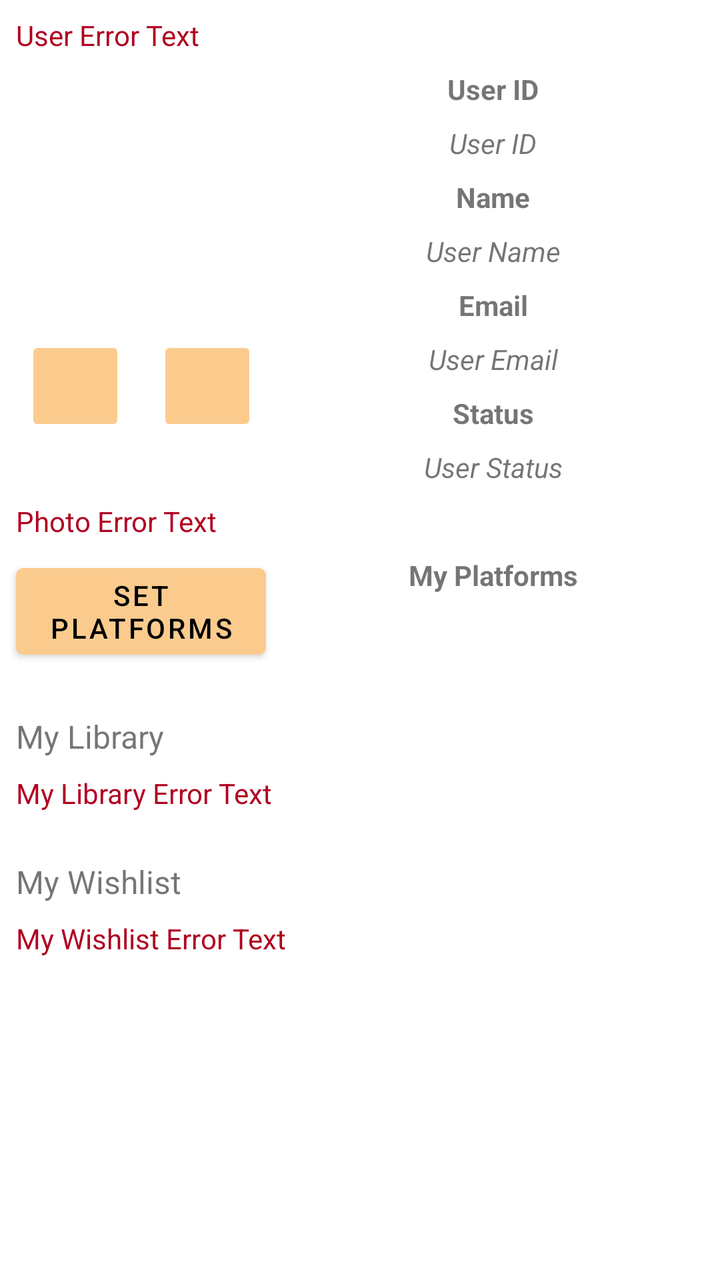
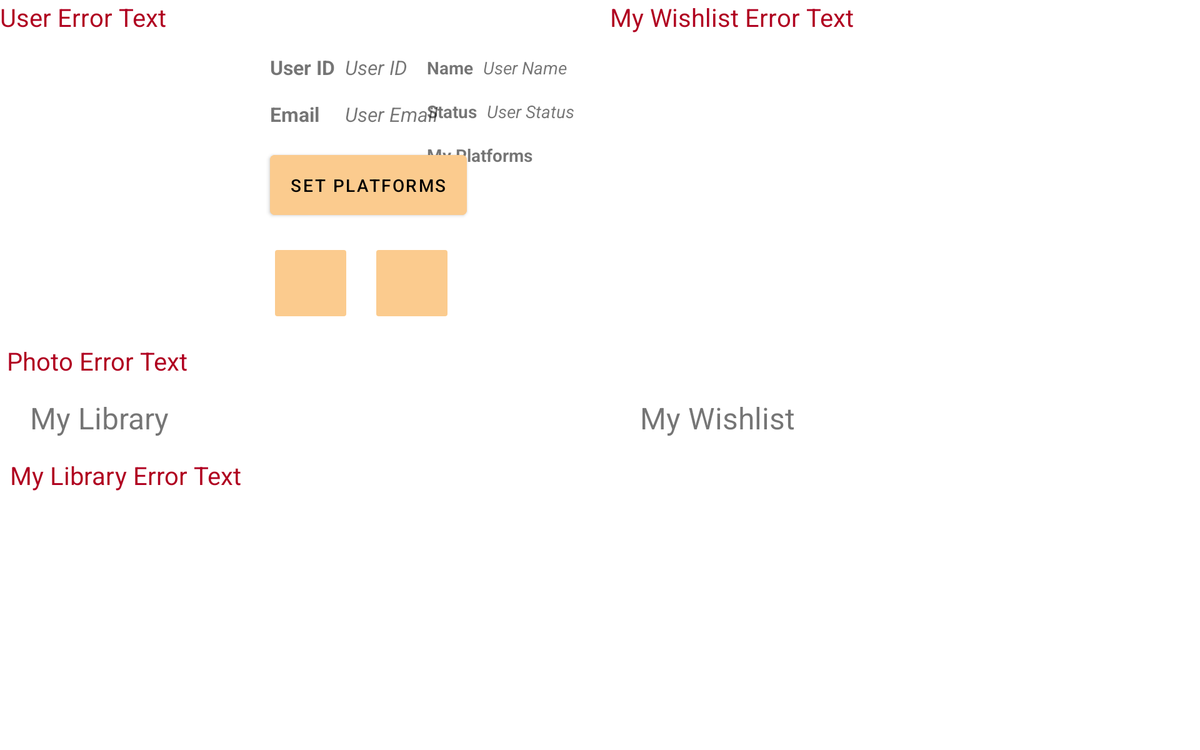

An Android layout and its configuration variant, each rendered on a device that would load it. The default file and the variant file are quoted in full after the pictures.
<!-- AndroidManifest.xml: application theme Theme.GameLibrary -->
<!-- res/layout/my_profile.xml -->
<?xml version="1.0" encoding="utf-8"?>
<androidx.constraintlayout.widget.ConstraintLayout xmlns:android="http://schemas.android.com/apk/res/android"
    xmlns:app="http://schemas.android.com/apk/res-auto"
    xmlns:tools="http://schemas.android.com/tools"
    android:layout_width="match_parent"
    android:layout_height="match_parent"
    tools:context=".MyProfileActivity">


    <TextView
        android:id="@+id/myProfileErrorText"
        android:layout_width="0dp"
        android:layout_height="wrap_content"
        android:layout_marginStart="8dp"
        android:layout_marginTop="8dp"
        android:layout_marginEnd="8dp"
        android:textColor="@color/design_default_color_error"
        app:layout_constraintEnd_toEndOf="parent"
        app:layout_constraintStart_toStartOf="parent"
        app:layout_constraintTop_toTopOf="parent"
        tools:text="User Error Text" />

    <ImageView
        android:id="@+id/myProfilePhoto"
        android:layout_width="@dimen/profilePhotoSize"
        android:layout_height="@dimen/profilePhotoSize"
        android:layout_marginStart="8dp"
        android:layout_marginTop="8dp"
        app:layout_constraintStart_toStartOf="parent"
        app:layout_constraintTop_toBottomOf="@+id/myProfileErrorText"
        app:srcCompat="@drawable/ic_broken_image"
        android:contentDescription="@string/myProfilePhoto" />

    <TextView
        android:id="@+id/myIdLabel"
        android:layout_width="wrap_content"
        android:layout_height="wrap_content"
        android:layout_marginStart="8dp"
        android:layout_marginTop="8dp"
        android:layout_marginEnd="8dp"
        android:text="@string/userId"
        android:textStyle="bold"
        app:layout_constraintEnd_toEndOf="parent"
        app:layout_constraintHorizontal_bias="0.501"
        app:layout_constraintStart_toEndOf="@+id/myProfilePhoto"
        app:layout_constraintTop_toBottomOf="@+id/myProfileErrorText" />

    <TextView
        android:id="@+id/myIdText"
        android:layout_width="wrap_content"
        android:layout_height="wrap_content"
        android:layout_marginStart="8dp"
        android:layout_marginTop="8dp"
        android:layout_marginEnd="8dp"
        android:textStyle="italic"
        app:layout_constraintEnd_toEndOf="parent"
        app:layout_constraintStart_toEndOf="@+id/myProfilePhoto"
        app:layout_constraintTop_toBottomOf="@+id/myIdLabel"
        tools:text="User ID" />

    <TextView
        android:id="@+id/myNameLabel"
        android:layout_width="wrap_content"
        android:layout_height="wrap_content"
        android:layout_marginStart="8dp"
        android:layout_marginTop="8dp"
        android:layout_marginEnd="8dp"
        android:text="@string/name"
        android:textStyle="bold"
        app:layout_constraintEnd_toEndOf="parent"
        app:layout_constraintStart_toEndOf="@+id/myProfilePhoto"
        app:layout_constraintTop_toBottomOf="@+id/myIdText" />

    <TextView
        android:id="@+id/myNameText"
        android:layout_width="wrap_content"
        android:layout_height="wrap_content"
        android:layout_marginStart="8dp"
        android:layout_marginTop="8dp"
        android:layout_marginEnd="8dp"
        android:textStyle="italic"
        app:layout_constraintEnd_toEndOf="parent"
        app:layout_constraintStart_toEndOf="@+id/myProfilePhoto"
        app:layout_constraintTop_toBottomOf="@+id/myNameLabel"
        tools:text="User Name" />

    <TextView
        android:id="@+id/myEmailLabel"
        android:layout_width="wrap_content"
        android:layout_height="wrap_content"
        android:layout_marginStart="8dp"
        android:layout_marginTop="8dp"
        android:layout_marginEnd="8dp"
        android:text="@string/email"
        android:textStyle="bold"
        app:layout_constraintEnd_toEndOf="parent"
        app:layout_constraintStart_toEndOf="@+id/myProfilePhoto"
        app:layout_constraintTop_toBottomOf="@+id/myNameText" />

    <TextView
        android:id="@+id/myEmailText"
        android:layout_width="wrap_content"
        android:layout_height="wrap_content"
        android:layout_marginStart="8dp"
        android:layout_marginTop="8dp"
        android:layout_marginEnd="8dp"
        android:textStyle="italic"
        app:layout_constraintEnd_toEndOf="parent"
        app:layout_constraintStart_toEndOf="@+id/myProfilePhoto"
        app:layout_constraintTop_toBottomOf="@+id/myEmailLabel"
        tools:text="User Email" />

    <ImageButton
        android:id="@+id/myProfileCameraButton"
        android:layout_width="@dimen/camberaButtonSize"
        android:layout_height="@dimen/camberaButtonSize"
        android:layout_marginStart="16dp"
        android:layout_marginTop="8dp"
        android:layout_marginEnd="8dp"
        android:contentDescription="@string/cameraButton"
        android:theme="@style/WidgetOverlay.Secondary"
        app:layout_constraintEnd_toStartOf="@+id/myProfileGalleryButton"
        app:layout_constraintStart_toStartOf="@+id/myProfilePhoto"
        app:layout_constraintTop_toBottomOf="@+id/myProfilePhoto"
        app:srcCompat="@drawable/ic_camera" />

    <ImageButton
        android:id="@+id/myProfileGalleryButton"
        android:layout_width="@dimen/galleryButtonSize"
        android:layout_height="@dimen/galleryButtonSize"
        android:layout_marginStart="8dp"
        android:layout_marginTop="8dp"
        android:layout_marginEnd="16dp"
        android:contentDescription="@string/galleryButton"
        android:theme="@style/WidgetOverlay.Secondary"
        app:layout_constraintEnd_toEndOf="@+id/myProfilePhoto"
        app:layout_constraintStart_toEndOf="@+id/myProfileCameraButton"
        app:layout_constraintTop_toBottomOf="@+id/myProfilePhoto"
        app:srcCompat="@drawable/ic_gallery" />

    <TextView
        android:id="@+id/myStatusLabel"
        android:layout_width="wrap_content"
        android:layout_height="wrap_content"
        android:layout_marginStart="8dp"
        android:layout_marginTop="8dp"
        android:layout_marginEnd="8dp"
        android:text="@string/status"
        android:textStyle="bold"
        app:layout_constraintEnd_toEndOf="parent"
        app:layout_constraintStart_toEndOf="@+id/myProfilePhoto"
        app:layout_constraintTop_toBottomOf="@+id/myEmailText" />

    <TextView
        android:id="@+id/myStatusText"
        android:layout_width="wrap_content"
        android:layout_height="wrap_content"
        android:layout_marginStart="8dp"
        android:layout_marginTop="8dp"
        android:layout_marginEnd="8dp"
        android:textStyle="italic"
        app:layout_constraintEnd_toEndOf="parent"
        app:layout_constraintStart_toEndOf="@+id/myProfilePhoto"
        app:layout_constraintTop_toBottomOf="@+id/myStatusLabel"
        tools:text="User Status" />

    <TextView
        android:id="@+id/myProfilePhotoErrorText"
        android:layout_width="0dp"
        android:layout_height="19dp"
        android:layout_marginStart="8dp"
        android:layout_marginTop="8dp"
        android:layout_marginEnd="8dp"
        android:textColor="@color/design_default_color_error"
        app:layout_constraintEnd_toEndOf="parent"
        app:layout_constraintHorizontal_bias="0.0"
        app:layout_constraintStart_toStartOf="parent"
        app:layout_constraintTop_toBottomOf="@+id/myStatusText"
        tools:text="Photo Error Text" />

    <Button
        android:id="@+id/setPlatformsButton"
        android:layout_width="0dp"
        android:layout_height="wrap_content"
        android:layout_marginTop="8dp"
        android:text="@string/setPlatforms"
        android:textColor="@color/black"
        android:backgroundTint="@color/orange_200"
        app:layout_constraintEnd_toEndOf="@+id/myProfilePhoto"
        app:layout_constraintStart_toStartOf="@+id/myProfilePhoto"
        app:layout_constraintTop_toBottomOf="@+id/myProfilePhotoErrorText" />

    <TextView
        android:id="@+id/myPlatformsLabel"
        android:layout_width="wrap_content"
        android:layout_height="wrap_content"
        android:layout_marginTop="8dp"
        android:text="@string/myPlatforms"
        android:textStyle="bold"
        app:layout_constraintEnd_toEndOf="@+id/myStatusText"
        app:layout_constraintStart_toStartOf="@+id/myStatusText"
        app:layout_constraintTop_toBottomOf="@+id/myProfilePhotoErrorText" />

    <ImageView
        android:id="@+id/myPlatform1"
        android:layout_width="@dimen/profilePlatformIconSize"
        android:layout_height="@dimen/profilePlatformIconSize"
        android:layout_marginTop="16dp"
        android:scaleType="centerInside"
        app:layout_constraintEnd_toStartOf="@+id/myPlatform2"
        app:layout_constraintHorizontal_bias="0.5"
        app:layout_constraintStart_toEndOf="@+id/setPlatformsButton"
        app:layout_constraintTop_toBottomOf="@+id/myPlatformsLabel"
        app:srcCompat="@drawable/ic_downloading"
        android:contentDescription="@string/playStation" />

    <ImageView
        android:id="@+id/myPlatform2"
        android:layout_width="@dimen/profilePlatformIconSize"
        android:layout_height="@dimen/profilePlatformIconSize"
        android:layout_marginTop="16dp"
        android:scaleType="centerInside"
        app:layout_constraintEnd_toStartOf="@+id/myPlatform3"
        app:layout_constraintHorizontal_bias="0.5"
        app:layout_constraintStart_toEndOf="@+id/myPlatform1"
        app:layout_constraintTop_toBottomOf="@+id/myPlatformsLabel"
        app:srcCompat="@drawable/ic_downloading"
        android:contentDescription="@string/xbox" />

    <ImageView
        android:id="@+id/myPlatform3"
        android:layout_width="@dimen/profilePlatformIconSize"
        android:layout_height="@dimen/profilePlatformIconSize"
        android:layout_marginTop="16dp"
        android:scaleType="centerInside"
        app:layout_constraintEnd_toStartOf="@+id/myPlatform4"
        app:layout_constraintHorizontal_bias="0.5"
        app:layout_constraintStart_toEndOf="@+id/myPlatform2"
        app:layout_constraintTop_toBottomOf="@+id/myPlatformsLabel"
        app:srcCompat="@drawable/ic_downloading"
        android:contentDescription="@string/windows" />

    <ImageView
        android:id="@+id/myPlatform4"
        android:layout_width="@dimen/profilePlatformIconSize"
        android:layout_height="@dimen/profilePlatformIconSize"
        android:layout_marginTop="16dp"
        android:scaleType="centerInside"
        app:layout_constraintEnd_toEndOf="parent"
        app:layout_constraintHorizontal_bias="0.5"
        app:layout_constraintStart_toEndOf="@+id/myPlatform3"
        app:layout_constraintTop_toBottomOf="@+id/myPlatformsLabel"
        app:srcCompat="@drawable/ic_downloading"
        android:contentDescription="@string/nSwitch" />

    <TextView
        android:id="@+id/myLibraryLabel"
        android:layout_width="0dp"
        android:layout_height="wrap_content"
        android:layout_marginStart="8dp"
        android:layout_marginTop="24dp"
        android:layout_marginEnd="8dp"
        android:text="@string/myLibrary"
        android:textSize="16sp"
        app:layout_constraintEnd_toEndOf="parent"
        app:layout_constraintHorizontal_bias="1.0"
        app:layout_constraintStart_toStartOf="parent"
        app:layout_constraintTop_toBottomOf="@+id/setPlatformsButton" />

    <TextView
        android:id="@+id/myLibraryErrorText"
        android:layout_width="0dp"
        android:layout_height="wrap_content"
        android:layout_marginStart="8dp"
        android:layout_marginTop="8dp"
        android:layout_marginEnd="8dp"
        android:textColor="@color/design_default_color_error"
        app:layout_constraintEnd_toEndOf="parent"
        app:layout_constraintHorizontal_bias="1.0"
        app:layout_constraintStart_toStartOf="parent"
        app:layout_constraintTop_toBottomOf="@+id/myLibraryLabel"
        tools:text="My Library Error Text" />

    <androidx.recyclerview.widget.RecyclerView
        android:id="@+id/myLibrary"
        android:layout_width="0dp"
        android:layout_height="wrap_content"
        android:layout_marginTop="8dp"
        app:layout_constraintEnd_toEndOf="parent"
        app:layout_constraintHorizontal_bias="0.0"
        app:layout_constraintStart_toStartOf="parent"
        app:layout_constraintTop_toBottomOf="@+id/myLibraryErrorText" />

    <TextView
        android:id="@+id/myWishlistLabel"
        android:layout_width="0dp"
        android:layout_height="wrap_content"
        android:layout_marginStart="8dp"
        android:layout_marginTop="16dp"
        android:layout_marginEnd="8dp"
        android:text="@string/myWishlist"
        android:textSize="16sp"
        app:layout_constraintEnd_toEndOf="parent"
        app:layout_constraintHorizontal_bias="1.0"
        app:layout_constraintStart_toStartOf="parent"
        app:layout_constraintTop_toBottomOf="@+id/myLibrary" />

    <TextView
        android:id="@+id/myWishlistErrorText"
        android:layout_width="0dp"
        android:layout_height="wrap_content"
        android:layout_marginStart="8dp"
        android:layout_marginTop="8dp"
        android:layout_marginEnd="8dp"
        android:textColor="@color/design_default_color_error"
        app:layout_constraintEnd_toEndOf="parent"
        app:layout_constraintStart_toStartOf="parent"
        app:layout_constraintTop_toBottomOf="@+id/myWishlistLabel"
        tools:text="My Wishlist Error Text" />

    <androidx.recyclerview.widget.RecyclerView
        android:id="@+id/myWishlist"
        android:layout_width="0dp"
        android:layout_height="wrap_content"
        android:layout_marginTop="8dp"
        android:layout_marginBottom="8dp"
        app:layout_constraintBottom_toBottomOf="parent"
        app:layout_constraintEnd_toEndOf="parent"
        app:layout_constraintStart_toStartOf="parent"
        app:layout_constraintTop_toBottomOf="@+id/myWishlistErrorText" />


</androidx.constraintlayout.widget.ConstraintLayout>
<!-- resources referenced by this layout -->
<resources>
  <color name="black">#000000</color>
  <color name="orange_200">#fbcb8e</color>
  <dimen name="camberaButtonSize">50dp</dimen>
  <dimen name="galleryButtonSize">50dp</dimen>
  <dimen name="profilePhotoSize">125dp</dimen>
  <dimen name="profilePlatformIconSize">28dp</dimen>
  <string name="cameraButton">Camera button</string>
  <string name="email">Email</string>
  <string name="galleryButton">Gallery button</string>
  <string name="myLibrary">My Library</string>
  <string name="myPlatforms">My Platforms</string>
  <string name="myProfilePhoto">My profile photo</string>
  <string name="myWishlist">My Wishlist</string>
  <string name="nSwitch">Switch</string>
  <string name="name">Name</string>
  <string name="playStation">PlayStation</string>
  <string name="setPlatforms">Set Platforms</string>
  <string name="status">Status</string>
  <string name="userId">User ID</string>
  <string name="windows">Windows</string>
  <string name="xbox">Xbox</string>
  <style name="WidgetOverlay.Secondary">
          <item name="backgroundTint">?attr/colorSecondary</item>
          <item name="strokeColor">?attr/colorSecondaryVariant</item>
          <item name="android:textColor">?attr/colorOnSecondary</item>
      </style>
  <style name="Theme.GameLibrary" parent="Theme.MaterialComponents.DayNight.DarkActionBar">
          
          <item name="colorPrimary">@color/blue_500</item>
          <item name="colorPrimaryVariant">@color/blue_700</item>
          <item name="colorOnPrimary">@color/white</item>
          
          <item name="colorSecondary">@color/orange_200</item>
          <item name="colorSecondaryVariant">@color/orange_600</item>
          <item name="colorOnSecondary">@color/black</item>
          <item name="colorOnError">@color/red_500</item>
          
          <item name="android:statusBarColor" tools:targetApi="l">@color/blue_800</item>
  
          
      </style>
  <color name="blue_500">#3a9bf0</color>
  <color name="blue_700">#2d7bcf</color>
  <color name="white">#FFFFFF</color>
  <color name="orange_600">#f08f3a</color>
  <color name="red_500">#F44336</color>
  <color name="blue_800">#286abd</color>
</resources>
<!-- res/layout-w900dp/my_profile.xml (the repository's variant of the layout above) -->
<!-- drawn on a 7-inch tablet turned sideways -->
<?xml version="1.0" encoding="utf-8"?>
<androidx.constraintlayout.widget.ConstraintLayout xmlns:android="http://schemas.android.com/apk/res/android"
    xmlns:app="http://schemas.android.com/apk/res-auto"
    xmlns:tools="http://schemas.android.com/tools"
    android:layout_width="match_parent"
    android:layout_height="match_parent"
    tools:context=".MyProfileActivity">


    <TextView
        android:id="@+id/myProfileErrorText"
        android:layout_width="949dp"
        android:layout_height="wrap_content"
        android:textColor="@color/design_default_color_error"
        android:textSize="20sp"
        tools:layout_editor_absoluteX="16dp"
        tools:layout_editor_absoluteY="8dp"
        tools:text="User Error Text" />

    <ImageView
        android:id="@+id/myProfilePhoto"
        android:layout_width="200dp"
        android:layout_height="200dp"
        android:layout_marginStart="8dp"
        android:layout_marginTop="8dp"
        android:contentDescription="@string/myProfilePhoto"
        app:layout_constraintStart_toStartOf="parent"
        app:layout_constraintTop_toBottomOf="@+id/myProfileErrorText"
        app:srcCompat="@drawable/ic_broken_image" />

    <TextView
        android:id="@+id/myIdLabel"
        android:layout_width="wrap_content"
        android:layout_height="wrap_content"
        android:layout_marginStart="8dp"
        android:layout_marginTop="16dp"
        android:text="@string/userId"
        android:textSize="16sp"
        android:textStyle="bold"
        app:layout_constraintStart_toEndOf="@+id/myProfilePhoto"
        app:layout_constraintTop_toBottomOf="@+id/myProfileErrorText" />

    <TextView
        android:id="@+id/myStatusLabel"
        android:layout_width="wrap_content"
        android:layout_height="wrap_content"
        android:layout_marginTop="16dp"
        android:text="@string/status"
        android:textSize="14sp"
        android:textStyle="bold"
        app:layout_constraintStart_toStartOf="@+id/myNameLabel"
        app:layout_constraintTop_toBottomOf="@+id/myNameLabel" />

    <TextView
        android:id="@+id/myNameText"
        android:layout_width="wrap_content"
        android:layout_height="wrap_content"
        android:layout_marginStart="8dp"
        android:textSize="14sp"
        android:textStyle="italic"
        app:layout_constraintBottom_toBottomOf="@+id/myNameLabel"
        app:layout_constraintStart_toEndOf="@+id/myNameLabel"
        app:layout_constraintTop_toTopOf="@+id/myNameLabel"
        tools:text="User Name" />

    <TextView
        android:id="@+id/myNameLabel"
        android:layout_width="wrap_content"
        android:layout_height="wrap_content"
        android:layout_marginStart="16dp"
        android:text="@string/name"
        android:textSize="14sp"
        android:textStyle="bold"
        app:layout_constraintBottom_toBottomOf="@+id/myIdText"
        app:layout_constraintStart_toEndOf="@+id/myIdText"
        app:layout_constraintTop_toTopOf="@+id/myIdText" />

    <TextView
        android:id="@+id/myStatusText"
        android:layout_width="wrap_content"
        android:layout_height="wrap_content"
        android:layout_marginStart="8dp"
        android:textSize="14sp"
        android:textStyle="italic"
        app:layout_constraintBottom_toBottomOf="@+id/myStatusLabel"
        app:layout_constraintStart_toEndOf="@+id/myStatusLabel"
        app:layout_constraintTop_toTopOf="@+id/myStatusLabel"
        tools:text="User Status" />

    <TextView
        android:id="@+id/myEmailLabel"
        android:layout_width="wrap_content"
        android:layout_height="wrap_content"
        android:layout_marginStart="8dp"
        android:layout_marginTop="16dp"
        android:text="@string/email"
        android:textSize="16sp"
        android:textStyle="bold"
        app:layout_constraintStart_toEndOf="@+id/myProfilePhoto"
        app:layout_constraintTop_toBottomOf="@+id/myIdLabel" />

    <TextView
        android:id="@+id/myEmailText"
        android:layout_width="wrap_content"
        android:layout_height="wrap_content"
        android:layout_marginTop="16dp"
        android:textSize="16sp"
        android:textStyle="italic"
        app:layout_constraintStart_toStartOf="@+id/myIdText"
        app:layout_constraintTop_toBottomOf="@+id/myIdText"
        tools:text="User Email" />

    <TextView
        android:id="@+id/myIdText"
        android:layout_width="wrap_content"
        android:layout_height="wrap_content"
        android:layout_marginStart="8dp"
        android:textSize="16sp"
        android:textStyle="italic"
        app:layout_constraintBottom_toBottomOf="@+id/myIdLabel"
        app:layout_constraintStart_toEndOf="@+id/myIdLabel"
        app:layout_constraintTop_toTopOf="@+id/myIdLabel"
        tools:text="User ID" />

    <ImageButton
        android:id="@+id/myProfileCameraButton"
        android:layout_width="65dp"
        android:layout_height="65dp"
        android:layout_marginStart="8dp"
        android:layout_marginTop="16dp"
        android:contentDescription="@string/cameraButton"
        android:scaleType="fitCenter"
        android:theme="@style/WidgetOverlay.Secondary"
        app:layout_constraintStart_toEndOf="@+id/myProfilePhoto"
        app:layout_constraintTop_toBottomOf="@+id/setPlatformsButton"
        app:srcCompat="@drawable/ic_camera" />

    <ImageButton
        android:id="@+id/myProfileGalleryButton"
        android:layout_width="65dp"
        android:layout_height="65dp"
        android:layout_marginStart="16dp"
        android:contentDescription="@string/galleryButton"
        android:scaleType="fitCenter"
        android:theme="@style/WidgetOverlay.Secondary"
        app:layout_constraintBottom_toBottomOf="@+id/myProfileCameraButton"
        app:layout_constraintStart_toEndOf="@+id/myProfileCameraButton"
        app:layout_constraintTop_toTopOf="@+id/myProfileCameraButton"
        app:srcCompat="@drawable/ic_gallery" />

    <TextView
        android:id="@+id/myProfilePhotoErrorText"
        android:layout_width="949dp"
        android:layout_height="wrap_content"
        android:layout_marginStart="16dp"
        android:layout_marginTop="16dp"
        android:layout_marginEnd="16dp"
        android:textColor="@color/design_default_color_error"
        android:textSize="20sp"
        app:layout_constraintEnd_toEndOf="parent"
        app:layout_constraintStart_toStartOf="parent"
        app:layout_constraintTop_toBottomOf="@+id/myProfileGalleryButton"
        tools:text="Photo Error Text" />

    <ImageView
        android:id="@+id/myPlatform3"
        android:layout_width="35dp"
        android:layout_height="35dp"
        android:layout_marginStart="16dp"
        android:contentDescription="@string/windows"
        android:scaleType="centerInside"
        app:layout_constraintStart_toEndOf="@+id/myPlatform2"
        app:layout_constraintTop_toTopOf="@+id/myPlatform2"
        app:srcCompat="@drawable/ic_downloading" />

    <ImageView
        android:id="@+id/myPlatform4"
        android:layout_width="35dp"
        android:layout_height="35dp"
        android:layout_marginStart="16dp"
        android:contentDescription="@string/nSwitch"
        android:scaleType="centerInside"
        app:layout_constraintBottom_toBottomOf="@+id/myPlatform3"
        app:layout_constraintStart_toEndOf="@+id/myPlatform3"
        app:layout_constraintTop_toTopOf="@+id/myPlatform3"
        app:srcCompat="@drawable/ic_downloading" />

    <ImageView
        android:id="@+id/myPlatform2"
        android:layout_width="35dp"
        android:layout_height="35dp"
        android:layout_marginStart="16dp"
        android:contentDescription="@string/xbox"
        android:scaleType="centerInside"
        app:layout_constraintBottom_toBottomOf="@+id/myPlatform1"
        app:layout_constraintStart_toEndOf="@+id/myPlatform1"
        app:layout_constraintTop_toTopOf="@+id/myPlatform1"
        app:srcCompat="@drawable/ic_downloading" />

    <TextView
        android:id="@+id/myPlatformsLabel"
        android:layout_width="wrap_content"
        android:layout_height="wrap_content"
        android:layout_marginTop="16dp"
        android:text="@string/myPlatforms"
        android:textSize="14sp"
        android:textStyle="bold"
        app:layout_constraintStart_toStartOf="@+id/myStatusLabel"
        app:layout_constraintTop_toBottomOf="@+id/myStatusText" />

    <ImageView
        android:id="@+id/myPlatform1"
        android:layout_width="35dp"
        android:layout_height="35dp"
        android:layout_marginStart="8dp"
        android:layout_marginTop="16dp"
        android:contentDescription="@string/playStation"
        android:scaleType="centerInside"
        app:layout_constraintStart_toStartOf="@+id/myStatusLabel"
        app:layout_constraintTop_toBottomOf="@+id/myPlatformsLabel"
        app:srcCompat="@drawable/ic_downloading" />

    <Button
        android:id="@+id/setPlatformsButton"
        android:layout_width="wrap_content"
        android:layout_height="60dp"
        android:layout_marginStart="8dp"
        android:layout_marginTop="16dp"
        android:backgroundTint="@color/orange_200"
        android:text="@string/setPlatforms"
        android:textColor="@color/black"
        app:layout_constraintStart_toEndOf="@+id/myProfilePhoto"
        app:layout_constraintTop_toBottomOf="@+id/myEmailText" />

    <TextView
        android:id="@+id/myLibraryLabel"
        android:layout_width="wrap_content"
        android:layout_height="wrap_content"
        android:layout_marginStart="24dp"
        android:layout_marginTop="16dp"
        android:text="@string/myLibrary"
        android:textSize="24sp"
        app:layout_constraintStart_toStartOf="parent"
        app:layout_constraintTop_toBottomOf="@+id/myProfilePhotoErrorText" />

    <TextView
        android:id="@+id/myLibraryErrorText"
        android:layout_width="474dp"
        android:layout_height="wrap_content"
        android:layout_marginStart="8dp"
        android:layout_marginTop="16dp"
        android:textColor="@color/design_default_color_error"
        android:textSize="20sp"
        app:layout_constraintStart_toStartOf="parent"
        app:layout_constraintTop_toBottomOf="@+id/myLibraryLabel"
        tools:text="My Library Error Text" />

    <androidx.recyclerview.widget.RecyclerView
        android:id="@+id/myLibrary"
        android:layout_width="474dp"
        android:layout_height="wrap_content"
        android:layout_marginStart="8dp"
        android:layout_marginTop="16dp"
        app:layout_constraintStart_toStartOf="parent"
        app:layout_constraintTop_toBottomOf="@+id/myLibraryErrorText" />

    <TextView
        android:id="@+id/myWishlistLabel"
        android:layout_width="wrap_content"
        android:layout_height="wrap_content"
        android:layout_marginStart="24dp"
        android:layout_marginTop="16dp"
        android:text="@string/myWishlist"
        android:textSize="24sp"
        app:layout_constraintStart_toStartOf="@+id/myWishlistErrorText"
        app:layout_constraintTop_toBottomOf="@+id/myProfilePhotoErrorText" />

    <TextView
        android:id="@+id/myWishlistErrorText"
        android:layout_width="474dp"
        android:layout_height="wrap_content"
        android:layout_marginStart="16dp"
        android:layout_marginEnd="8dp"
        android:textColor="@color/design_default_color_error"
        android:textSize="20sp"
        app:layout_constraintEnd_toEndOf="parent"
        app:layout_constraintStart_toEndOf="@+id/myLibraryErrorText"
        tools:layout_editor_absoluteY="433dp"
        tools:text="My Wishlist Error Text" />

    <androidx.recyclerview.widget.RecyclerView
        android:id="@+id/myWishlist"
        android:layout_width="474dp"
        android:layout_height="wrap_content"
        android:layout_marginStart="16dp"
        android:layout_marginEnd="8dp"
        app:layout_constraintEnd_toEndOf="parent"
        app:layout_constraintStart_toEndOf="@+id/myLibrary"
        app:layout_constraintTop_toTopOf="@+id/myLibrary" />


</androidx.constraintlayout.widget.ConstraintLayout>
<!-- resources referenced by the variant -->
<!-- as a 7-inch tablet turned sideways resolves them -->
<resources>
  <color name="black">#000000</color>
  <color name="orange_200">#fbcb8e</color>
  <string name="cameraButton">Camera button</string>
  <string name="email">Email</string>
  <string name="galleryButton">Gallery button</string>
  <string name="myLibrary">My Library</string>
  <string name="myPlatforms">My Platforms</string>
  <string name="myProfilePhoto">My profile photo</string>
  <string name="myWishlist">My Wishlist</string>
  <string name="nSwitch">Switch</string>
  <string name="name">Name</string>
  <string name="playStation">PlayStation</string>
  <string name="setPlatforms">Set Platforms</string>
  <string name="status">Status</string>
  <string name="userId">User ID</string>
  <string name="windows">Windows</string>
  <string name="xbox">Xbox</string>
  <style name="WidgetOverlay.Secondary">
          <item name="backgroundTint">?attr/colorSecondary</item>
          <item name="strokeColor">?attr/colorSecondaryVariant</item>
          <item name="android:textColor">?attr/colorOnSecondary</item>
      </style>
  <style name="Theme.GameLibrary" parent="Theme.MaterialComponents.DayNight.DarkActionBar">
          
          <item name="colorPrimary">@color/blue_500</item>
          <item name="colorPrimaryVariant">@color/blue_700</item>
          <item name="colorOnPrimary">@color/white</item>
          
          <item name="colorSecondary">@color/orange_200</item>
          <item name="colorSecondaryVariant">@color/orange_600</item>
          <item name="colorOnSecondary">@color/black</item>
          <item name="colorOnError">@color/red_500</item>
          
          <item name="android:statusBarColor" tools:targetApi="l">@color/blue_800</item>
  
          
      </style>
  <color name="blue_500">#3a9bf0</color>
  <color name="blue_700">#2d7bcf</color>
  <color name="white">#FFFFFF</color>
  <color name="orange_600">#f08f3a</color>
  <color name="red_500">#F44336</color>
  <color name="blue_800">#286abd</color>
</resources>
